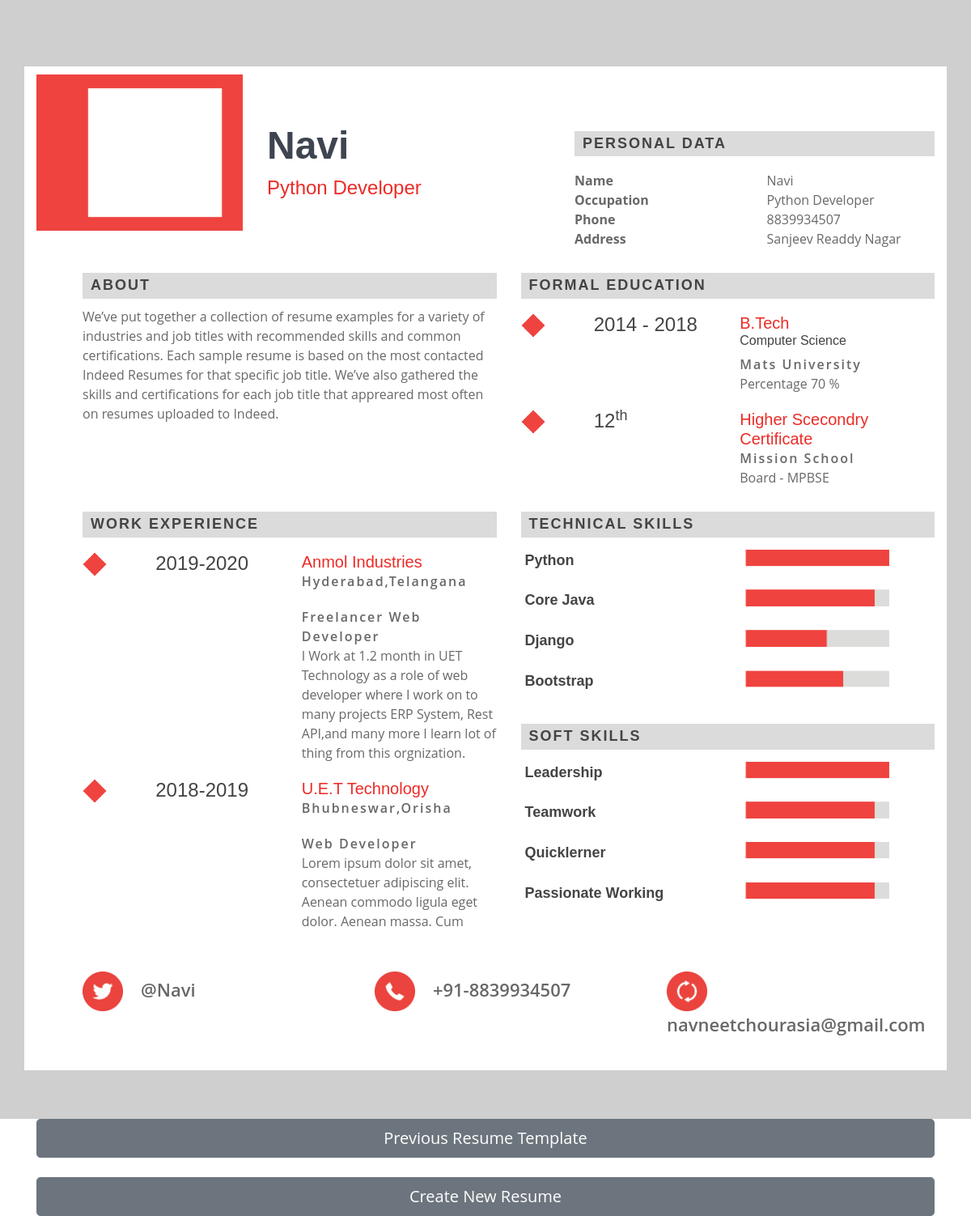
Page /myresume2/ on the committed database.
### myapp/models.py (models this page shows, shortened)
class Resumedata(models.Model):
    created_on = models.DateTimeField(auto_now=True)
    Name = models.CharField(max_length=100)
    Occupation = models.CharField(max_length=100)
    Objective = models.CharField(max_length=100)
    Image = models.ImageField(upload_to ='image/')
    Email = models.EmailField(max_length=50)
    Phone = models.CharField(max_length=20)
    Country = models.CharField(max_length=30)
    State = models.CharField(max_length=30)
    Address = models.CharField(max_length=100)
    School = models.CharField(max_length=100)
    School2 = models.CharField(max_length=100,null=True)
    Board = models.CharField(max_length=100)
    Board2 = models.CharField(max_length=100,null=True)
    UG = models.CharField(max_length=20,null=True)
    Branch = models.CharField(max_length=40,null=True)
    College = models.CharField(max_length=100)
    Startdate = models.CharField(max_length=30)
    Enddate = models.CharField(max_length=30)
    CGPA = models.CharField(max_length=30)
    Location = models.CharField(max_length=100)
    Employer = models.CharField(max_length=100,blank=True)
    Jobtitle = models.CharField(max_length=100,blank=True)
    JobDescription = models.CharField(max_length=250,blank=True,null=True)
    Jobcity = models.CharField(max_length=100,blank=True)
    Jobstate = models.CharField(max_length=100,blank=True,null=True)
    Jobstartdate = models.CharField(max_length=100,blank=True)
    Jobenddate = models.CharField(max_length=100,blank=True)
    Employer2 = models.CharField(max_length=100,blank=True)
    Jobtitle2 = models.CharField(max_length=100,blank=True)
    JobDescription2= models.CharField(max_length=250,blank=True,null=True)
    Jobcity2 = models.CharField(max_length=100,blank=True)
    Jobstate2 = models.CharField(max_length=100,blank=True)
    Jobstartdate2 = models.CharField(max_length=100,blank=True)
    Jobenddate2 = models.CharField(max_length=100,blank=True)
    Certification = models.CharField(max_length=100,blank=True)
    Certificationlink = models.CharField(max_length=100,blank=True)
    Certification2 = models.CharField(max_length=100,blank=True,null=True)
    Certificationlink2 = models.CharField(max_length=100,blank=True,null=True)
    Skill1 = models.CharField(max_length=100,blank=True)
    Skill2 = models.CharField(max_length=100,blank=True)
    Skill3 = models.CharField(max_length=100,blank=True)
    Skill4 = models.CharField(max_length=100,blank=True,null=True)
    Socialname1 = models.CharField(max_length=100,blank=True)
    Sociallink = models.CharField(max_length=100,blank=True)
    Socialname2 = models.CharField(max_length=100,blank=True)
    Sociallink2 = models.CharField(max_length=100,blank=True)
    Softskill1 = models.CharField(max_length=100,blank=True,null=True)
    Softskill2 = models.CharField(max_length=100,blank=True,null=True)
    Softskill3 = models.CharField(max_length=100,blank=True,null=True)
    Softskill4 = models.CharField(max_length=100,blank=True,null=True)
    About = models.CharField(max_length=500,blank=True,null=True)

### myapp/views.py (the view)
# urls.py: path('myresume2/',views.myresume2,name="myresume2")
def myresume2(request):
    rs = Resumedata.objects.latest('created_on')
    return render(request,'psd.html',{'rs':rs})

### myapp/templates/psd.html (shortened to what this page needs)
<!DOCTYPE html>
<html lang="en">
<head>
  {% load static %}
  <link href="{% static 'assets/css/bootstrap.min.css' %}" rel="stylesheet">
  <link href="{% static 'assets/css/style.css' %}" rel="stylesheet">
</head>
<body>
  <section id="hero" class="d-flex align-items-center">
    <div class="container">
      <div class="row">
        <div class="col-lg-12 psd-background">
          <div class="psd">
            <div class="row">
              <div class="col-lg-3">
                <div class="user">
                  <img src="{% static 'assets/img/psd/user.png' %}" alt="">
                </div>
              </div>
              <div class="col-lg-4">
                <div class="user-content">
                  <h1>{{rs.Name}}</h1>
                  <h2>{{rs.Occupation}}</h2>
                </div>
              </div>
              <div class="col-lg-5 psd-top-marg">
                <div class="head-line">
                  <h3>PERSONAL DATA</h3>
                </div>
                <div class="row">
                  <div class="col-lg-6">
                    <p><b>Name<br>Occupation<br>Phone<br>Address</b></p>
                  </div>
                  <div class="col-lg-6">
                    <p>{{rs.Name}}<br>{{rs.Occupation}}<br>{{rs.Phone}}<br>{{rs.Address}}</p>
                  </div>
                </div>
              </div>
              <div class="bottom-content">
                <div class="col-lg-12">
                  <div class="row">
                    <div class="col-lg-6">
                      <div class="head-line">
                        <h3>about</h3>
                        <p>{{rs.About}}</p>
                      </div>
                    </div>
                    <div class="col-lg-6">
                      <div class="head-line">
                        <h3>FORMAL EDUCATION</h3>
                      </div>
                      <div class="edu-content">
                        <div class="row">
                          <div class="col-lg-2"><img src="{% static 'assets/img/psd/diment.png' %}" alt=""></div>
                          <div class="col-lg-4"><h4>{{rs.Startdate}} - {{rs.Enddate}}</h4></div>
                          <div class="col-lg-6">
                            <h3>{{rs.UG}}</h3><h6>{{rs.Branch}}</h6>
                            <p>{{rs.College}}<br> <span>Percentage {{rs.CGPA}} %</span></p>
                          </div>
                        </div>
                        <div class="row">
                          <div class="col-lg-2"><img src="{% static 'assets/img/psd/diment.png' %}" alt=""></div>
                          <div class="col-lg-4"><h4>12<sup>th</sup></h4></div>
                          <div class="col-lg-6">
                            <h3>Higher Scecondry Certificate</h3>
                            <p>{{rs.School2}}<br> <span>Board - {{rs.Board2}}</span></p>
                          </div>
                        </div>
                      </div>
                    </div>
                    <div class="col-lg-6">
                      <div class="head-line">
                        <h3>WORK EXPERIENCE</h3>
                      </div>
                      <div class="edu-content">
                        <div class="row">
                          <div class="col-lg-2"><img src="{% static 'assets/img/psd/diment.png' %}" alt=""></div>
                          <div class="col-lg-4"><h4>{{rs.Jobstartdate2}}-{{rs.Jobenddate2}}</h4></div>
                          <div class="col-lg-6">
                            <h3>{{rs.Employer2}}</h3>
                            <p>{{rs.Jobcity2}},{{rs.Jobstate2}}</p>
                            <p>{{rs.Jobtitle2}}<br><span>{{rs.JobDescription2}}</span></p>
                          </div>
                        </div>
                        <div class="row">
                          <div class="col-lg-2"><img src="{% static 'assets/img/psd/diment.png' %}" alt=""></div>
                          <div class="col-lg-4"><h4>{{rs.Jobstartdate}}-{{rs.Jobenddate}}</h4></div>
                          <div class="col-lg-6">
                            <h3>{{rs.Employer}}</h3>
                            <p>{{rs.Jobcity}},{{rs.Jobstate}}</p>
                            <p>{{rs.Jobtitle}}<br> <span>Lorem ipsum dolor sit amet, consectetuer adipiscing elit. Aenean commodo ligula eget dolor. Aenean massa. Cum </span></p>
                          </div>
                        </div>
                      </div>
                    </div>
                    <div class="col-lg-6">
                      <div class="head-line">
                        <h3>TECHNICAL SKILLS</h3>
                        <div class="skil-content">
                          <div class="row">
                            <div class="col-lg-6"><h4>{{rs.Skill1}}</h4></div>
                            <div class="col-lg-6"><img src="{% static 'assets/img/psd/rate-4.png' %}" alt=""></div>
                          </div>
                          <div class="row">
                            <div class="col-lg-6"><h4>{{rs.Skill2}}</h4> </div>
                            <div class="col-lg-6"><img src="{% static 'assets/img/psd/rate-2.png' %}" alt=""></div>
                          </div>
                          <div class="row">
                            <div class="col-lg-6"><h4>{{rs.Skill3}}</h4> </div>
                            <div class="col-lg-6"><img src="{% static 'assets/img/psd/rate-3.png' %}" alt=""></div>
                          </div>
                          <div class="row">
                            <div class="col-lg-6"><h4>{{rs.Skill4}}</h4> </div>
                            <div class="col-lg-6"><img src="{% static 'assets/img/psd/rate-1.png' %}" alt=""></div>
                          </div>
                        </div>
                      </div><br>
                      <div class="head-line">
                        <h3>SOFT SKILLS</h3>
                        <div class="skil-content">
                          <div class="row">
                            <div class="col-lg-6"><h4>{{rs.Softskill1}}</h4></div>
                            <div class="col-lg-6"><img src="{% static 'assets/img/psd/rate-4.png' %}" alt=""></div>
                          </div>
                          <div class="row">
                            <div class="col-lg-6"><h4>{{rs.Softskill2}}</h4> </div>
                            <div class="col-lg-6"><img src="{% static 'assets/img/psd/rate-2.png' %}" alt=""></div>
                          </div>
                          <div class="row">
                            <div class="col-lg-6"><h4>{{rs.Softskill3}}</h4> </div>
                            <div class="col-lg-6"><img src="{% static 'assets/img/psd/rate-2.png' %}" alt=""></div>
                          </div>
                          <div class="row">
                            <div class="col-lg-6"><h4>{{rs.Softskill4}}</h4> </div>
                            <div class="col-lg-6"><img src="{% static 'assets/img/psd/rate-2.png' %}" alt=""></div>
                          </div>
                        </div>
                      </div>
                    </div>
                    <div class="col-lg-12">
                      <div class="footer">
                        <div class="row">
                          <div class="col-lg-4"><p><img src="{% static 'assets/img/psd/twitter.png' %}" alt=""> @{{rs.Name}} </p></div>
                          <div class="col-lg-4"><p><img src="{% static 'assets/img/psd/phone.png' %}" alt=""> +91-{{rs.Phone}} </p></div>
                          <div class="col-lg-4"><p><img src="{% static 'assets/img/psd/reload.png' %}" alt="">{{rs.Email}}</p></div>
                        </div>
                      </div>
                    </div>
                  </div>
                </div>
            </div>
            </div>
          </div>
        </div>
      </div>
    </div>
  </section>
  <div class="container">
  <a href="{% url 'myresume' %}"><button type="button" class="btn btn-secondary btn-lg btn-block btn-center">Previous Resume Template</button></a><br>
  <a href="{% url 'index' %}"><button type="button" class="btn btn-secondary btn-lg btn-block btn-center">Create New Resume</button></a>
  </div>
</body>
</html>

### myapp/static/assets/css/style.css (style rules this page uses)
body { font-family: "Open Sans", sans-serif; color: #444444; }
a { color: #14c871; }
h1, h2, h3, h4, h5, h6 { font-family: "Raleway", sans-serif; }
#hero { width: 100%; height: auto; background: rgb(207, 207, 207); padding-top: 82px; }
#hero h1 { margin: 0; font-size: 48px; font-weight: 700; line-height: 56px; color: #3e4450; }
#hero h2 { color: #858ea1; margin: 10px 0 30px 0; font-size: 24px; }
#hero p { color: #858ea1; margin: 10px 0 30px 0; font-size: 18px; }
section { padding: 60px 0; overflow: hidden; }
.psd-background { background: #fff; }
#hero .psd .user img { width: 100%; padding: 10px 0px; }
#hero .psd .user-content { margin-top: 20%; }
#hero .psd .user-content h2 { color: #ec2b26; }
#hero .head-line h3 { padding: 5px 10px; background: #dbdbdb; text-transform: uppercase; font-weight: 600; font-size: 18px; letter-spacing: 2px; }
#hero .psd p { font-size: 16px; color: #686869; }
.psd-top-marg { margin-top: 7%; }
#hero .psd .bottom-content { padding-left: 5%; }
#hero .psd .edu-content { padding: 10px 0px; }
#hero .psd .edu-content img { width: 50%; }
#hero .psd .edu-content h3 { color: #ec2b26; font-size: 20px; margin: 0; }
#hero .psd .edu-content p { font-weight: 600; letter-spacing: 2px; margin: 0px 0 20px 0; }
#hero .psd .edu-content p span { font-weight: 400; letter-spacing: 0px; }
#hero .psd .head-line .skil-content h4 { font-size: 18px; font-weight: 600; padding: 10px 5px; }
#hero .psd .head-line .skil-content img { width: 80%; }
#hero .psd .footer { padding: 10px 0px; }
#hero .psd .footer p { font-size: 22px; font-weight: 600; }
#hero .psd .footer p img { width: 15%; margin-right: 5%; }

### rows in the picture
Resumedata: Name "Navi", Occupation "Python Developer", Phone "8839934507", Address "Sanjeev Readdy Nagar", About "We’ve put together a collection of resume examples for a variety of industries and job titles with recommended skills and common certifications. Each sample resume is based on the most contacted Indeed Resumes for that specific job title. We’ve also gathered the skills and certifications for each job title that appreared most often on resumes uploaded to Indeed.", Startdate "2014", Enddate "2018", UG "B.Tech", Branch "Computer Science", College "Mats University", CGPA "70", School2 "Mission School", Board2 "MPBSE", Jobstartdate2 "2019", Jobenddate2 "2020", Employer2 "Anmol Industries", Jobcity2 "Hyderabad", Jobstate2 "Telangana", Jobtitle2 "Freelancer Web Developer", JobDescription2 "I Work at 1.2 month in UET Technology as a role of web developer where I work on to many projects ERP System, Rest API,and many more I learn lot of thing from this orgnization.", Jobstartdate "2018", Jobenddate "2019", Employer "U.E.T Technology", Jobcity "Bhubneswar", Jobstate "Orisha", Jobtitle "Web Developer", Skill1 "Python", Skill2 "Core Java", Skill3 "Django", Skill4 "Bootstrap", Softskill1 "Leadership", Softskill2 "Teamwork", Softskill3 "Quicklerner", Softskill4 "Passionate Working", Email "navneetchourasia@gmail.com"
